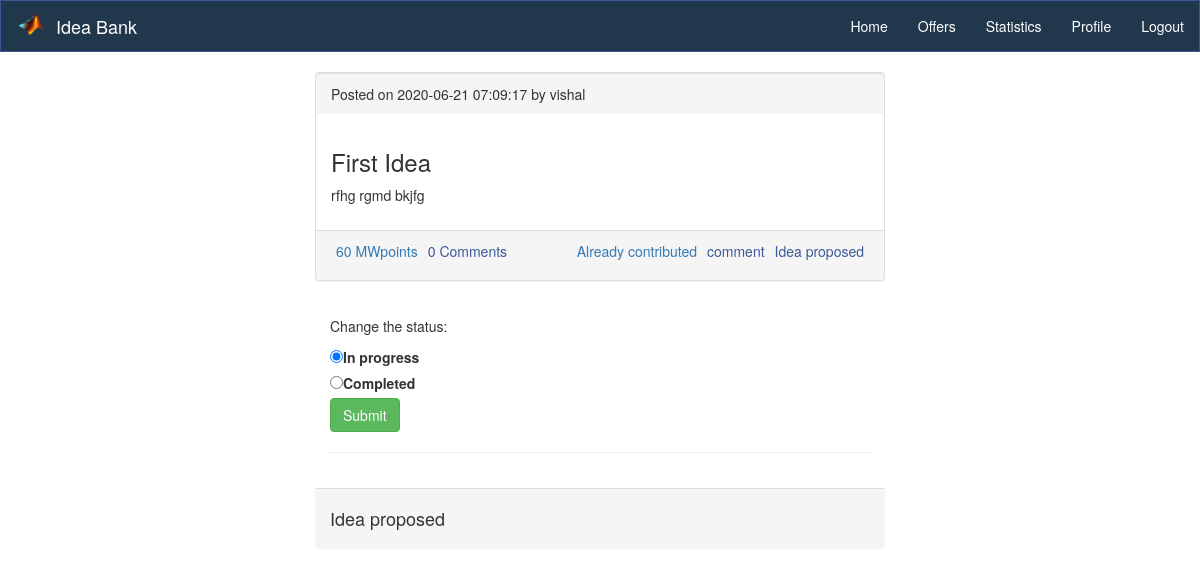
/status.php?post_id=895de440e495e7c71e2a5b44e1e3e13164b3a49ab1d822b46a53b41fec3441a04a7849528973f5c6 (signed in), run on the app's committed database.
### tables this page shows
CREATE TABLE `post` (
  `post_id` varchar(200) NOT NULL,
  `name` varchar(50) DEFAULT NULL,
  `current_status` varchar(30) DEFAULT NULL,
  `post_creation_time` datetime DEFAULT NULL,
  `post_text` text,
  `type` varchar(20) DEFAULT NULL,
  `post_heading` text
);

### status.php (the view, shortened to what this page needs)
<?php
	require_once "header.php";
	require_once "functions.php";
	$post_id = $_GET['post_id'];
	$user  = $_SESSION['name'];
?>
<div class="col-md-6" style="margin-left: 25%;">
<div>
        <?php
          $sql = "SELECT * from post where post_id = '$post_id'";
          $result = mysqli_query($conn,$sql);
          if (mysqli_num_rows($result) > 0) {
            while($post = $result->fetch_assoc()) {
              $post_id = $post['post_id'];
              $query1 = "SELECT sum(contribution) as contr from contributors where post_id = '$post_id'";
              $MWpoints1 = mysqli_query($conn,$query1);
              $MWpoints = mysqli_fetch_array($MWpoints1);
              $query2 = "SELECT count(*) as comments from comment where post_id = '$post_id'";
              $num_comm1 = mysqli_query($conn,$query2);
              $num_comm = mysqli_fetch_array($num_comm1);
              $creation_type = "Posted";
              ?>
                <div class="panel panel-default">
            <div class="panel-footer">
              <span><?php echo $creation_type; ?> on <?php echo $post['post_creation_time']; ?> by <?php echo $post['name']; ?></span>
            </div>
            <div class="panel-body">
              <h3><?php echo $post['post_heading']; ?></h3>
              <p><?php echo $post['post_text']; ?></p>
            </div>
           <div class="panel-footer" style = "height: 50px;">
              <?php
                 $contribution = "contribution.php?post_id=".$post_id;
               ?>
               <span class="pull-left"><a class="text-primary" style = "padding: 5px" href="<?php echo $contribution; ?>">
                <?php
                  echo $MWpoints['contr']." MWpoints";
                ?>
                </a></span>
                <span class="pull-left"><a class="text-secondary" style = "padding: 5px" href=<?php     echo "comment.php?post_id=".$post_id; ?>>
                <?php
                  echo $num_comm['comments']." Comments";
                ?>
               </a></span>
               <?php
                       if($_SESSION['name'] != "") {
               ?>
               <span class="pull-right"><a class="text-secondary" style = "padding: 5px" href="<?php echo $link3; ?>"> <?php echo $post['current_status'];?>
                  </a></span>
              <span class="pull-right"><a class="text-secondary" style = "padding: 5px" href=<?php     echo "comment.php?post_id=".$post_id; ?>>  comment  </a></span>
              <span class="pull-right"><a class="text-primary" style = "padding: 5px" href= <?php     echo "contribute_post.php?post_id=".$post_id; ?> >
                <?php
                  $query5 = "SELECT * from contributors where post_id = '$post_id' and c_name = '$user' ";
                  $result5 = mysqli_query($conn,$query5);
                  if(mysqli_num_rows($result5)==0){
                   echo 'Contribute(10 MWpoints)';
                  }
                  else{
                    echo 'Already contributed';
                  }
                ?>
              </a></span>
            <?php } ?>
            </div>
          </div>
              <?php
            }
          } else {
            ?>
              <p class="text-center">No posts yet!</p>
            <?php
          }
        ?>
      </div>
      <?php
      $dl = "select current_status from post where post_id='$post_id'";
      $dlk = mysqli_query($conn,$dl);
      $dllk  = $dlk->fetch_assoc();
      ?>
      <?php
       if($_SESSION['name'] != "" && $dllk['current_status'] != "Completed") {
        ?>
      <div class="panel-body">
      <form method="post" action="change_status.php?post_id=<?php echo $post_id;  ?>" >
        <div class="input-group">
        <p>Change the status:</p>
  <?php if($dllk['current_status'] == "Idea proposed"){ ?>
  <input type="radio" id="prog" name="status" checked="checked" value="In progress">
  <label for="prog">In progress</label><br>
  <input type="radio" id="completed" name="status" value="Completed">
  <label for="completed">Completed</label>
  <?php } else if($dllk['current_status'] == "In progress"){ ?>
  <input type="radio" id="cant" name="status" checked="checked" value="Cancel">
  <label for="prog">Cannot complete</label><br>
  <input type="radio" id="completed" name="status" value="Completed">
  <label for="completed">Completed</label>
  <?php } ?>
  <br>
            <button class="btn btn-success" type="submit" name="comment">Submit</button>
        </div>
      </form><hr>
    </div>
    <?php } ?>
      <?php
      	$query3 = "SELECT current_status from post where post_id = '$post_id'";
      	$result3 = mysqli_query($conn,$query3);
      	if(mysqli_num_rows($result3)){
      		while($row = $result3->fetch_assoc()){
				?>
      			<div class="panel-footer">
              	<h4><?php echo $row['current_status']; ?></h4>
            	</div>
            	<?php
      		}
      	}
      	else{?>
      		<div class="panel-footer">
              <h4><?php echo "No Comments yet"; ?></h4>
            </div>
		<?php
      	}
      ?>
  </div>

### css/style.css (style rules this page uses)
a { color: #3b5998; }

### data on the page
post: creation_type "Posted", post_creation_time "2020-06-21 07:09:17", name "vishal", post_heading "First Idea", post_text "rfhg rgmd bkjfg", contr "60", comments "0", current_status "Idea proposed"
